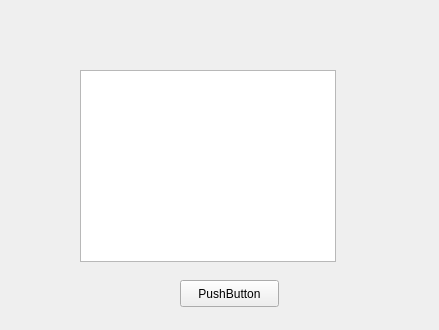
<?xml version="1.0" encoding="UTF-8"?>
<ui version="4.0">
 <class>Form</class>
 <widget class="QWidget" name="Form">
  <property name="geometry">
   <rect>
    <x>0</x>
    <y>0</y>
    <width>439</width>
    <height>330</height>
   </rect>
  </property>
  <property name="windowTitle">
   <string>Form</string>
  </property>
  <widget class="QTableView" name="tableView">
   <property name="geometry">
    <rect>
     <x>80</x>
     <y>70</y>
     <width>256</width>
     <height>192</height>
    </rect>
   </property>
  </widget>
  <widget class="QPushButton" name="pushButton">
   <property name="geometry">
    <rect>
     <x>180</x>
     <y>280</y>
     <width>99</width>
     <height>27</height>
    </rect>
   </property>
   <property name="text">
    <string>PushButton</string>
   </property>
  </widget>
 </widget>
 <resources/>
 <connections/>
</ui>
